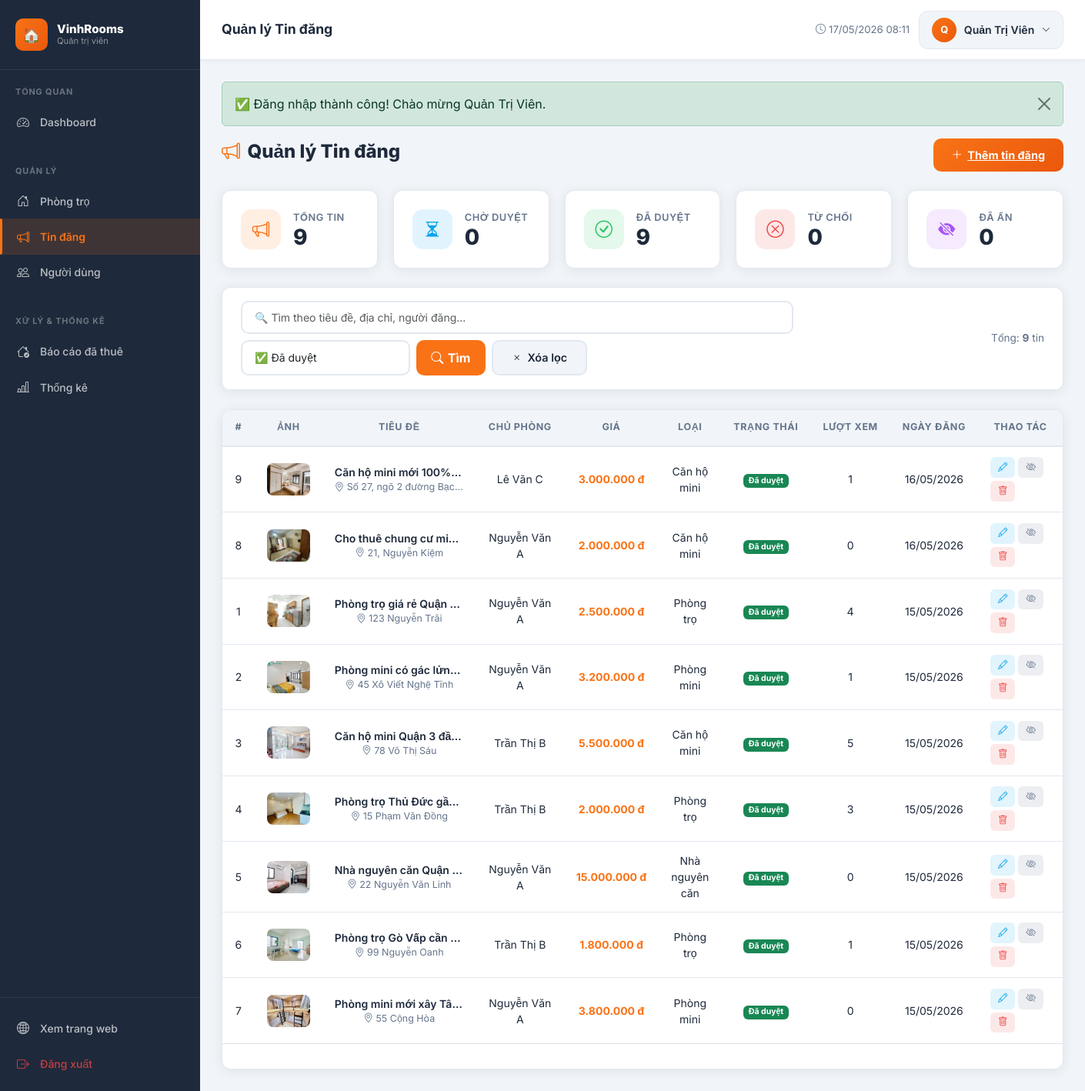
/admin/tin-dang/index.php?status=da_duyet (signed in), run on the app's committed database.
### tables this page shows
CREATE TABLE `users` (
  `id` int(10) UNSIGNED NOT NULL,
  `username` varchar(50) NOT NULL,
  `email` varchar(100) NOT NULL,
  `password` varchar(255) NOT NULL,
  `ho_ten` varchar(100) NOT NULL,
  `so_dien_thoai` varchar(15) DEFAULT NULL,
  `dia_chi` varchar(255) DEFAULT NULL,
  `avatar` varchar(255) DEFAULT 'default_avatar.png',
  `role` enum('admin','user') NOT NULL DEFAULT 'user',
  `trang_thai` enum('active','inactive','banned') NOT NULL DEFAULT 'active',
  `created_at` datetime NOT NULL DEFAULT current_timestamp(),
  `updated_at` datetime NOT NULL DEFAULT current_timestamp() ON UPDATE current_timestamp()
);

CREATE TABLE `tin_dang` (
  `id` int(11) UNSIGNED NOT NULL,
  `phong_tro_id` int(10) UNSIGNED NOT NULL,
  `tieu_de` varchar(255) DEFAULT NULL,
  `mo_ta` text DEFAULT NULL,
  `gia` decimal(10,2) DEFAULT NULL,
  `trang_thai` enum('cho_duyet','da_duyet','bi_tu_choi','an') DEFAULT 'cho_duyet',
  `luot_xem` int(11) DEFAULT 0,
  `created_at` datetime DEFAULT NULL,
  `updated_at` datetime DEFAULT NULL
);

CREATE TABLE `phong_tro` (
  `id` int(10) UNSIGNED NOT NULL,
  `user_id` int(10) UNSIGNED NOT NULL,
  `loai_phong_id` int(10) UNSIGNED DEFAULT NULL,
  `khu_vuc_id` int(10) UNSIGNED DEFAULT NULL,
  `gia_goc` decimal(12,0) NOT NULL COMMENT 'VND/tháng',
  `dien_tich` float NOT NULL COMMENT 'm2',
  `dia_chi` varchar(255) NOT NULL,
  `so_phong_ngu` tinyint(3) UNSIGNED DEFAULT 1,
  `so_wc` tinyint(3) UNSIGNED DEFAULT 1,
  `tien_nghi` text DEFAULT NULL COMMENT 'JSON hoặc text mô tả tiện nghi',
  `hinh_anh` varchar(255) DEFAULT NULL COMMENT 'Ảnh đại diện',
  `trang_thai` enum('co_san','da_cho_thue') NOT NULL DEFAULT 'co_san',
  `created_at` datetime NOT NULL DEFAULT current_timestamp(),
  `updated_at` datetime NOT NULL DEFAULT current_timestamp() ON UPDATE current_timestamp()
);

CREATE TABLE `loai_phong` (
  `id` int(10) UNSIGNED NOT NULL,
  `ten` varchar(100) NOT NULL,
  `mo_ta` text DEFAULT NULL
);

### admin/tin-dang/index.php (the view, shortened to what the rows shown need)
<?php
require_once __DIR__ . '/../../includes/functions.php';
$db = getDB();
$status   = $_GET['status'] ?? '';
$page_num = max(1, (int)($_GET['page'] ?? 1));
$per_page = 15;
$where  = ['1=1'];
$params = [];
$types  = '';
$valid_statuses = ['cho_duyet', 'da_duyet', 'bi_tu_choi', 'an', 'da_thue'];
if (in_array($status, $valid_statuses)) {
    $where[]  = "td.trang_thai = ?";
    $params[] = $status;
    $types   .= 's';
}
$whereSQL  = implode(' AND ', $where);
$baseQuery = "FROM tin_dang td
              JOIN phong_tro p ON td.phong_tro_id = p.id
              LEFT JOIN users u ON p.user_id = u.id
              LEFT JOIN loai_phong l ON p.loai_phong_id = l.id
              WHERE $whereSQL";
if (!empty($params)) {
    $stmt = $db->prepare("SELECT COUNT(*) $baseQuery");
    $stmt->bind_param($types, ...$params);
    $stmt->execute();
    $total = $stmt->get_result()->fetch_row()[0];
} else {
    $total = $db->query("SELECT COUNT(*) $baseQuery")->fetch_row()[0];
}
$pg     = paginate($total, $per_page, $page_num);
$offset = $pg['offset'];
$sql = "SELECT td.*, p.dia_chi, p.hinh_anh, p.loai_phong_id,
               u.ho_ten as chu_tro, u.id as user_id_chu,
               l.ten as loai_ten
        $baseQuery ORDER BY td.created_at DESC LIMIT $per_page OFFSET $offset";
if (!empty($params)) {
    $stmt = $db->prepare($sql);
    $stmt->bind_param($types, ...$params);
    $stmt->execute();
    $rows = $stmt->get_result()->fetch_all(MYSQLI_ASSOC);
} else {
    $rows = $db->query($sql)->fetch_all(MYSQLI_ASSOC);
}
$pageTitle = 'Quản lý Tin đăng';
require_once __DIR__ . '/../../includes/admin_header.php';
?>
<div class="page-header">
    <h1 class="page-title"><span class="icon"><i class="bi bi-megaphone"></i></span><?= $pageTitle ?></h1>
</div>
<div class="data-card">
    <div class="table-responsive">
        <table class="data-table">
            <thead>
                <tr>
                    <th width="50">#</th>
                    <th width="60">Ảnh</th>
                    <th>Tiêu đề</th>
                    <th>Chủ phòng</th>
                    <th>Giá</th>
                    <th>Loại</th>
                    <th>Trạng thái</th>
                    <th>Lượt xem</th>
                    <th>Ngày đăng</th>
                    <th width="200">Thao tác</th>
                </tr>
            </thead>
            <tbody>
                <?php foreach ($rows as $r): ?>
                <tr>
                    <td><?= $r['id'] ?></td>
                    <td>
                        <img src="<?= getImageUrl($r['hinh_anh']) ?>"
                             class="room-thumb" alt=""
                             onerror="this.src='<?= BASE_URL ?>/assets/images/no-image.svg'">
                    </td>
                    <td style="max-width:200px">
                        <div style="font-weight:600;overflow:hidden;white-space:nowrap;text-overflow:ellipsis"
                             title="<?= e($r['tieu_de'] ?? '') ?>">
                            <?= e($r['tieu_de'] ?? '—') ?>
                        </div>
                        <div style="font-size:.78rem;color:var(--admin-muted);overflow:hidden;white-space:nowrap;text-overflow:ellipsis">
                            <i class="bi bi-geo-alt"></i> <?= e($r['dia_chi'] ?? '') ?>
                        </div>
                    </td>
                    <td><?= e($r['chu_tro'] ?? '—') ?></td>
                    <td style="font-weight:700;color:var(--admin-primary);white-space:nowrap">
                        <?= formatPrice((float)($r['gia'] ?? 0)) ?>
                    </td>
                    <td><?= $r['loai_ten'] ? e($r['loai_ten']) : '<span class="text-muted">—</span>' ?></td>
                    <td><?= tinDangStatusBadge($r['trang_thai']) ?></td>
                    <td style="text-align:center"><?= number_format($r['luot_xem'] ?? 0) ?></td>
                    <td style="white-space:nowrap"><?= formatDate($r['created_at'] ?? '') ?></td>
                    <td>
                        <div class="d-flex gap-1 flex-wrap">
                            <a href="<?= BASE_URL ?>/admin/tin-dang/edit.php?id=<?= $r['id'] ?>"
                               class="btn-action edit" title="Sửa">
                                <i class="bi bi-pencil"></i>
                            </a>
                            <?php if ($r['trang_thai'] === 'cho_duyet'): ?>
                            <a href="?action=approve&id=<?= $r['id'] ?>" class="btn-action approve" title="Duyệt">
                                <i class="bi bi-check-lg"></i>
                            </a>
                            <a href="?action=reject&id=<?= $r['id'] ?>" class="btn-action hide" title="Từ chối"
                               onclick="return confirm('Từ chối tin đăng này?')">
                                <i class="bi bi-x-lg"></i>
                            </a>
                            <?php elseif ($r['trang_thai'] === 'da_duyet'): ?>
                            <a href="?action=hide&id=<?= $r['id'] ?>" class="btn-action hide" title="Ẩn tin">
                                <i class="bi bi-eye-slash"></i>
                            </a>
                            <?php elseif (in_array($r['trang_thai'], ['an', 'bi_tu_choi'])): ?>
                            <a href="?action=approve&id=<?= $r['id'] ?>" class="btn-action approve" title="Duyệt lại">
                                <i class="bi bi-eye"></i>
                            </a>
                            <?php endif; ?>
                            <a href="?action=delete&id=<?= $r['id'] ?>"
                               class="btn-action delete confirm-delete" title="Xóa"
                               onclick="return confirm('Xóa vĩnh viễn tin đăng này?')">
                                <i class="bi bi-trash"></i>
                            </a>
                        </div>
                    </td>
                </tr>
                <?php endforeach; ?>
            </tbody>
        </table>
    </div>
</div>
<?php require_once __DIR__ . '/../../includes/admin_footer.php'; ?>

### includes/admin_header.php (shortened to what the rows shown need)
<?php
require_once __DIR__ . '/functions.php';
$currentUser = getCurrentUser();
?>
<!DOCTYPE html>
<html lang="vi">
<head>
    <link rel="stylesheet" href="https://cdn.jsdelivr.net/npm/bootstrap@5.3.3/dist/css/bootstrap.min.css">
    <link rel="stylesheet" href="https://cdn.jsdelivr.net/npm/bootstrap-icons@1.11.3/font/bootstrap-icons.min.css">
    <link rel="stylesheet" href="<?= BASE_URL ?>/assets/css/admin.css">
</head>
<body class="admin-body">
<div class="admin-main">
    <div class="admin-topbar">
        <div class="topbar-right">
            <div class="dropdown">
                <button class="admin-user-btn" data-bs-toggle="dropdown">
                    <div class="admin-user-avatar">
                        <?= strtoupper(mb_substr($currentUser['ho_ten'] ?? 'A', 0, 1)) ?>
                    </div>
                    <?= e($currentUser['ho_ten'] ?? 'Admin') ?>
                    <i class="bi bi-chevron-down" style="font-size:.7rem"></i>
                </button>
            </div>
        </div>
    </div>
    <div class="admin-content">

### includes/functions.php (shortened to what the rows shown need)
<?php
function getCurrentUser(): ?array {
    $db  = getDB();
    $id  = (int)$_SESSION['user_id'];
    $res = $db->query("SELECT * FROM users WHERE id = $id LIMIT 1");
    return $res ? $res->fetch_assoc() : null;
}
function formatPrice(float $price): string {
    return number_format($price, 0, ',', '.') . ' đ';
}
function formatDate(string $date): string {
    return date('d/m/Y', strtotime($date));
}
function e(string $str): string {
    return htmlspecialchars($str, ENT_QUOTES, 'UTF-8');
}
function getImageUrl(?string $filename): string {
    if ($filename[0] === '/') {
        $physicalPath = __DIR__ . '/..' . $filename;
        if (file_exists($physicalPath)) {
            return BASE_URL . $filename;
        }
        return BASE_URL . '/assets/images/no-image.svg';
    }
    if (file_exists(UPLOAD_DIR . $filename)) {
        return UPLOAD_URL . $filename;
    }
    return BASE_URL . '/assets/images/no-image.svg';
}
function paginate(int $total, int $perPage, int $current): array {
    $pages = (int)ceil($total / $perPage);
    return [
        'total'      => $total,
        'per_page'   => $perPage,
        'current'    => $current,
        'pages'      => $pages,
        'offset'     => ($current - 1) * $perPage,
        'has_prev'   => $current > 1,
        'has_next'   => $current < $pages,
    ];
}
function tinDangStatusBadge(string $status): string {
    $map = [
        'cho_duyet'  => ['warning',   'Chờ duyệt'],
        'da_duyet'   => ['success',   'Đã duyệt'],
        'bi_tu_choi' => ['danger',    'Bị từ chối'],
        'an'         => ['secondary', 'Đã ẩn'],
    ];
    [$color, $label] = $map[$status] ?? ['light', $status];
    return "<span class=\"badge bg-{$color}\">{$label}</span>";
}

### data on the page
users: ho_ten "Q", ho_ten "Quản Trị Viên"
tin_dang: id "9", phong_tro.hinh_anh (picture), tieu_de "Căn hộ mini mới 100%…", phong_tro.dia_chi "Số 27, ngõ 2 đường Bạc…", users.ho_ten "Lê Văn C", gia "3.000.000 đ", loai_phong.ten "Căn hộ mini", luot_xem "1", created_at "16/05/2026"
tin_dang: id "8", phong_tro.hinh_anh (picture), tieu_de "Cho thuê chung cư mi…", phong_tro.dia_chi "21, Nguyễn Kiệm", users.ho_ten "Nguyễn Văn A", gia "2.000.000 đ", loai_phong.ten "Căn hộ mini", luot_xem "0", created_at "16/05/2026"
tin_dang: id "1", phong_tro.hinh_anh (picture), tieu_de "Phòng trọ giá rẻ Quận…", phong_tro.dia_chi "123 Nguyễn Trãi", users.ho_ten "Nguyễn Văn A", gia "2.500.000 đ", loai_phong.ten "Phòng trọ", luot_xem "4", created_at "15/05/2026"
tin_dang: id "2", phong_tro.hinh_anh (picture), tieu_de "Phòng mini có gác lửn…", phong_tro.dia_chi "45 Xô Viết Nghệ Tĩnh", users.ho_ten "Nguyễn Văn A", gia "3.200.000 đ", loai_phong.ten "Phòng mini", luot_xem "1", created_at "15/05/2026"
tin_dang: id "3", phong_tro.hinh_anh (picture), tieu_de "Căn hộ mini Quận 3 đầ…", phong_tro.dia_chi "78 Võ Thị Sáu", users.ho_ten "Trần Thị B", gia "5.500.000 đ", loai_phong.ten "Căn hộ mini", luot_xem "5", created_at "15/05/2026"
tin_dang: id "4", phong_tro.hinh_anh (picture), tieu_de "Phòng trọ Thủ Đức gầ…", phong_tro.dia_chi "15 Phạm Văn Đồng", users.ho_ten "Trần Thị B", gia "2.000.000 đ", loai_phong.ten "Phòng trọ", luot_xem "3", created_at "15/05/2026"
tin_dang: id "5", phong_tro.hinh_anh (picture), tieu_de "Nhà nguyên căn Quận…", phong_tro.dia_chi "22 Nguyễn Văn Linh", users.ho_ten "Nguyễn Văn A", gia "15.000.000 đ", loai_phong.ten "Nhà nguyên căn", luot_xem "0", created_at "15/05/2026"
tin_dang: id "6", phong_tro.hinh_anh (picture), tieu_de "Phòng trọ Gò Vấp cần…", phong_tro.dia_chi "99 Nguyễn Oanh", users.ho_ten "Trần Thị B", gia "1.800.000 đ", loai_phong.ten "Phòng trọ", luot_xem "1", created_at "15/05/2026"
tin_dang: id "7", phong_tro.hinh_anh (picture), tieu_de "Phòng mini mới xây Tâ…", phong_tro.dia_chi "55 Cộng Hòa", users.ho_ten "Nguyễn Văn A", gia "3.800.000 đ", loai_phong.ten "Phòng mini", luot_xem "0", created_at "15/05/2026"

### other printed values
$pageTitle "Quản lý Tin đăng"
$icon "✅"
$msg "Đăng nhập thành công! Chào mừng Quản Trị Viên."
array_sum($stats) "9"
$stats['cho_duyet'] "0"
$stats['da_duyet'] "9"
$stats['bi_tu_choi'] "0"
$stats['an'] "0"
$total "9"
